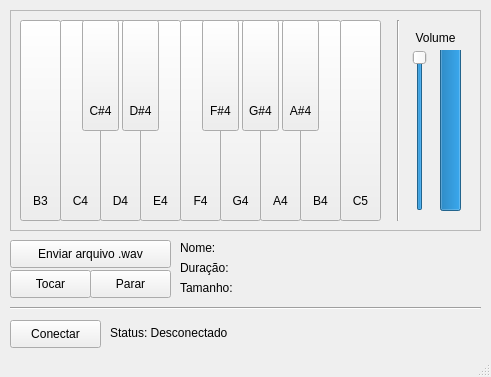
<?xml version="1.0" encoding="UTF-8"?>
<ui version="4.0">
 <class>MainWindow</class>
 <widget class="QMainWindow" name="MainWindow">
  <property name="geometry">
   <rect>
    <x>0</x>
    <y>0</y>
    <width>491</width>
    <height>377</height>
   </rect>
  </property>
  <property name="windowTitle">
   <string>MainWindow</string>
  </property>
  <widget class="QWidget" name="centralwidget">
   <widget class="QPushButton" name="pushButton_sendWav">
    <property name="geometry">
     <rect>
      <x>10</x>
      <y>240</y>
      <width>161</width>
      <height>28</height>
     </rect>
    </property>
    <property name="text">
     <string>Enviar arquivo .wav</string>
    </property>
   </widget>
   <widget class="QFrame" name="frame_piano">
    <property name="geometry">
     <rect>
      <x>10</x>
      <y>10</y>
      <width>471</width>
      <height>221</height>
     </rect>
    </property>
    <property name="frameShape">
     <enum>QFrame::StyledPanel</enum>
    </property>
    <property name="frameShadow">
     <enum>QFrame::Raised</enum>
    </property>
    <widget class="QSlider" name="verticalSlider_buzzerVolume">
     <property name="geometry">
      <rect>
       <x>400</x>
       <y>40</y>
       <width>20</width>
       <height>161</height>
      </rect>
     </property>
     <property name="maximum">
      <number>32767</number>
     </property>
     <property name="value">
      <number>32767</number>
     </property>
     <property name="orientation">
      <enum>Qt::Vertical</enum>
     </property>
    </widget>
    <widget class="QProgressBar" name="progressBar_buzzerVolume">
     <property name="geometry">
      <rect>
       <x>430</x>
       <y>40</y>
       <width>21</width>
       <height>161</height>
      </rect>
     </property>
     <property name="maximum">
      <number>32767</number>
     </property>
     <property name="value">
      <number>32767</number>
     </property>
     <property name="orientation">
      <enum>Qt::Vertical</enum>
     </property>
    </widget>
    <widget class="QPushButton" name="pushButton_C4">
     <property name="geometry">
      <rect>
       <x>50</x>
       <y>10</y>
       <width>41</width>
       <height>201</height>
      </rect>
     </property>
     <property name="styleSheet">
      <string notr="true">QPushButton {text-align: bottom; padding-bottom: 12px;}</string>
     </property>
     <property name="text">
      <string>C4</string>
     </property>
    </widget>
    <widget class="QPushButton" name="pushButton_D4">
     <property name="geometry">
      <rect>
       <x>90</x>
       <y>10</y>
       <width>41</width>
       <height>201</height>
      </rect>
     </property>
     <property name="styleSheet">
      <string notr="true">QPushButton {text-align: bottom; padding-bottom: 12px;}</string>
     </property>
     <property name="text">
      <string>D4</string>
     </property>
    </widget>
    <widget class="QPushButton" name="pushButton_E4">
     <property name="geometry">
      <rect>
       <x>130</x>
       <y>10</y>
       <width>41</width>
       <height>201</height>
      </rect>
     </property>
     <property name="styleSheet">
      <string notr="true">QPushButton {text-align: bottom; padding-bottom: 12px;}</string>
     </property>
     <property name="text">
      <string>E4</string>
     </property>
    </widget>
    <widget class="QPushButton" name="pushButton_F4">
     <property name="geometry">
      <rect>
       <x>170</x>
       <y>10</y>
       <width>41</width>
       <height>201</height>
      </rect>
     </property>
     <property name="styleSheet">
      <string notr="true">QPushButton {text-align: bottom; padding-bottom: 12px;}</string>
     </property>
     <property name="text">
      <string>F4</string>
     </property>
    </widget>
    <widget class="QPushButton" name="pushButton_G4">
     <property name="geometry">
      <rect>
       <x>210</x>
       <y>10</y>
       <width>41</width>
       <height>201</height>
      </rect>
     </property>
     <property name="styleSheet">
      <string notr="true">QPushButton {text-align: bottom; padding-bottom: 12px;}</string>
     </property>
     <property name="text">
      <string>G4</string>
     </property>
    </widget>
    <widget class="QPushButton" name="pushButton_A4">
     <property name="geometry">
      <rect>
       <x>250</x>
       <y>10</y>
       <width>41</width>
       <height>201</height>
      </rect>
     </property>
     <property name="styleSheet">
      <string notr="true">QPushButton {text-align: bottom; padding-bottom: 12px;}</string>
     </property>
     <property name="text">
      <string>A4</string>
     </property>
    </widget>
    <widget class="QPushButton" name="pushButton_B4">
     <property name="geometry">
      <rect>
       <x>290</x>
       <y>10</y>
       <width>41</width>
       <height>201</height>
      </rect>
     </property>
     <property name="styleSheet">
      <string notr="true">QPushButton {text-align: bottom; padding-bottom: 12px;}</string>
     </property>
     <property name="text">
      <string>B4</string>
     </property>
    </widget>
    <widget class="QPushButton" name="pushButton_C5">
     <property name="geometry">
      <rect>
       <x>330</x>
       <y>10</y>
       <width>41</width>
       <height>201</height>
      </rect>
     </property>
     <property name="styleSheet">
      <string notr="true">QPushButton {text-align: bottom; padding-bottom: 12px;}</string>
     </property>
     <property name="text">
      <string>C5</string>
     </property>
    </widget>
    <widget class="QPushButton" name="pushButton_B3">
     <property name="geometry">
      <rect>
       <x>10</x>
       <y>10</y>
       <width>41</width>
       <height>201</height>
      </rect>
     </property>
     <property name="styleSheet">
      <string notr="true">QPushButton {text-align: bottom; padding-bottom: 12px;}</string>
     </property>
     <property name="text">
      <string>B3</string>
     </property>
    </widget>
    <widget class="QPushButton" name="pushButton_Cs4">
     <property name="geometry">
      <rect>
       <x>72</x>
       <y>10</y>
       <width>37</width>
       <height>111</height>
      </rect>
     </property>
     <property name="styleSheet">
      <string notr="true">QPushButton {text-align: bottom; padding-bottom: 12px}</string>
     </property>
     <property name="text">
      <string>C#4</string>
     </property>
    </widget>
    <widget class="QPushButton" name="pushButton_Ds4">
     <property name="geometry">
      <rect>
       <x>112</x>
       <y>10</y>
       <width>37</width>
       <height>111</height>
      </rect>
     </property>
     <property name="styleSheet">
      <string notr="true">QPushButton {text-align: bottom; padding-bottom: 12px}</string>
     </property>
     <property name="text">
      <string>D#4</string>
     </property>
    </widget>
    <widget class="QPushButton" name="pushButton_Fs4">
     <property name="geometry">
      <rect>
       <x>192</x>
       <y>10</y>
       <width>37</width>
       <height>111</height>
      </rect>
     </property>
     <property name="styleSheet">
      <string notr="true">QPushButton {text-align: bottom; padding-bottom: 12px}</string>
     </property>
     <property name="text">
      <string>F#4</string>
     </property>
    </widget>
    <widget class="QPushButton" name="pushButton_Gs4">
     <property name="geometry">
      <rect>
       <x>232</x>
       <y>10</y>
       <width>37</width>
       <height>111</height>
      </rect>
     </property>
     <property name="styleSheet">
      <string notr="true">QPushButton {text-align: bottom; padding-bottom: 12px}</string>
     </property>
     <property name="text">
      <string>G#4</string>
     </property>
    </widget>
    <widget class="QPushButton" name="pushButton_As4">
     <property name="geometry">
      <rect>
       <x>272</x>
       <y>10</y>
       <width>37</width>
       <height>111</height>
      </rect>
     </property>
     <property name="styleSheet">
      <string notr="true">QPushButton {text-align: bottom; padding-bottom: 12px}</string>
     </property>
     <property name="text">
      <string>A#4</string>
     </property>
    </widget>
    <widget class="QLabel" name="label_volume">
     <property name="geometry">
      <rect>
       <x>400</x>
       <y>20</y>
       <width>51</width>
       <height>16</height>
      </rect>
     </property>
     <property name="text">
      <string>Volume</string>
     </property>
     <property name="alignment">
      <set>Qt::AlignCenter</set>
     </property>
    </widget>
    <widget class="Line" name="line_pianoDivision">
     <property name="geometry">
      <rect>
       <x>380</x>
       <y>10</y>
       <width>16</width>
       <height>201</height>
      </rect>
     </property>
     <property name="orientation">
      <enum>Qt::Vertical</enum>
     </property>
    </widget>
   </widget>
   <widget class="QPushButton" name="pushButton_playWav">
    <property name="geometry">
     <rect>
      <x>10</x>
      <y>270</y>
      <width>81</width>
      <height>28</height>
     </rect>
    </property>
    <property name="text">
     <string>Tocar</string>
    </property>
   </widget>
   <widget class="QPushButton" name="pushButton_pauseWav">
    <property name="geometry">
     <rect>
      <x>90</x>
      <y>270</y>
      <width>81</width>
      <height>28</height>
     </rect>
    </property>
    <property name="text">
     <string>Parar</string>
    </property>
   </widget>
   <widget class="QLabel" name="label_nameWav">
    <property name="geometry">
     <rect>
      <x>180</x>
      <y>240</y>
      <width>291</width>
      <height>16</height>
     </rect>
    </property>
    <property name="text">
     <string>Nome:</string>
    </property>
   </widget>
   <widget class="QLabel" name="label_durationWav">
    <property name="geometry">
     <rect>
      <x>180</x>
      <y>260</y>
      <width>291</width>
      <height>16</height>
     </rect>
    </property>
    <property name="text">
     <string>Duração:</string>
    </property>
   </widget>
   <widget class="QLabel" name="label_sizeWav">
    <property name="geometry">
     <rect>
      <x>180</x>
      <y>280</y>
      <width>291</width>
      <height>16</height>
     </rect>
    </property>
    <property name="text">
     <string>Tamanho:</string>
    </property>
   </widget>
   <widget class="Line" name="line_controlsDiv">
    <property name="geometry">
     <rect>
      <x>10</x>
      <y>300</y>
      <width>471</width>
      <height>16</height>
     </rect>
    </property>
    <property name="orientation">
     <enum>Qt::Horizontal</enum>
    </property>
   </widget>
   <widget class="QPushButton" name="pushButton_connect">
    <property name="geometry">
     <rect>
      <x>10</x>
      <y>320</y>
      <width>91</width>
      <height>28</height>
     </rect>
    </property>
    <property name="text">
     <string>Conectar</string>
    </property>
   </widget>
   <widget class="QLabel" name="label_statusIsConnect">
    <property name="geometry">
     <rect>
      <x>110</x>
      <y>325</y>
      <width>361</width>
      <height>16</height>
     </rect>
    </property>
    <property name="text">
     <string>Status: Desconectado</string>
    </property>
   </widget>
  </widget>
  <widget class="QStatusBar" name="statusbar"/>
 </widget>
 <resources/>
 <connections/>
</ui>
